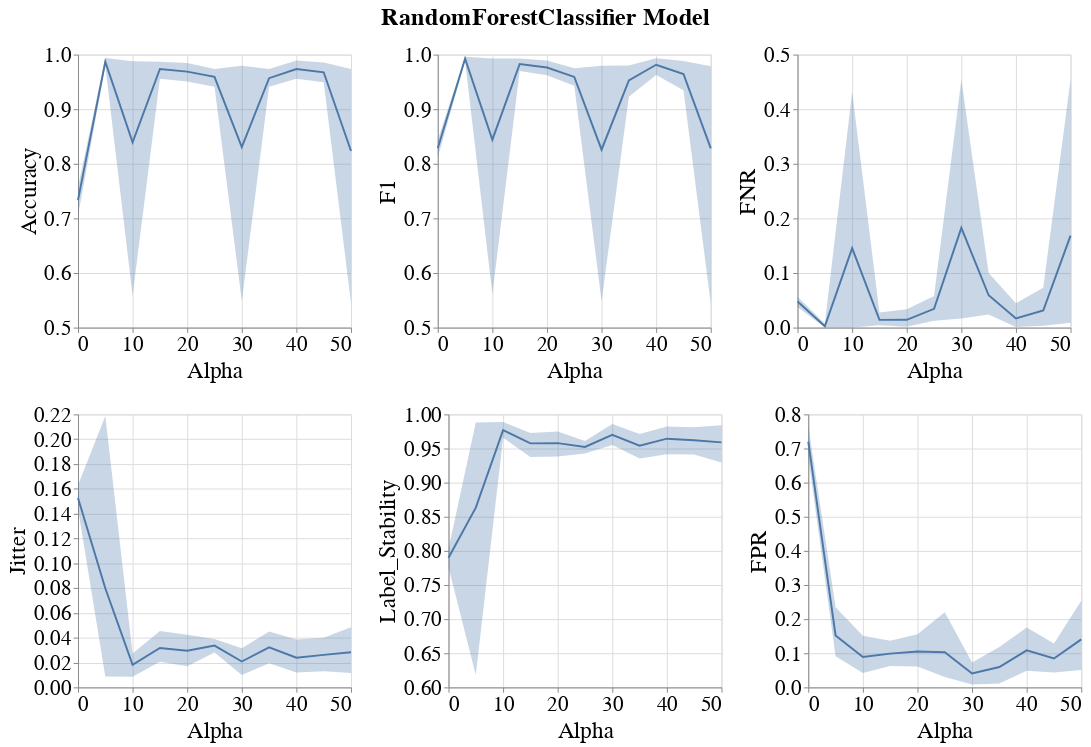

This figure's notebook cell:
### Markdown cell above
### Line band plots for subgroup metrics

### Code cell
visualizer.create_subgroup_metrics_line_band_plot(model_name=MODEL_NAMES[0],
                                                  subgroup_metrics=['Accuracy', 'F1', 'FNR', 'Jitter', 'Label_Stability', 'FPR'])
